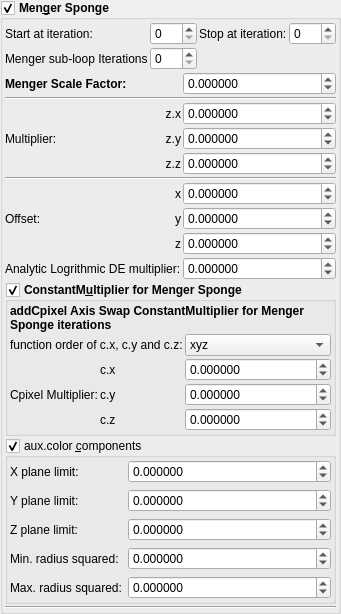
    <widget class="MyGroupBox" name="groupCheck_transf_function_enabled">
     <property name="font">
      <font>
       <weight>75</weight>
       <bold>true</bold>
      </font>
     </property>
     <property name="toolTip">
      <string/>
     </property>
     <property name="title">
      <string>Men&amp;ger Sponge</string>
     </property>
     <property name="checkable">
      <bool>true</bool>
     </property>
     <layout class="QVBoxLayout" name="verticalLayout_29" stretch="0,0,0,0,0">
      <property name="spacing">
       <number>2</number>
      </property>
      <property name="leftMargin">
       <number>2</number>
      </property>
      <property name="topMargin">
       <number>2</number>
      </property>
      <property name="rightMargin">
       <number>2</number>
      </property>
      <property name="bottomMargin">
       <number>2</number>
      </property>
      <item>
       <layout class="QGridLayout" name="gridLayout_14">
        <item row="0" column="1">
         <widget class="MySpinBox" name="spinboxInt_transf_start_iterations_M">
          <property name="sizePolicy">
           <sizepolicy hsizetype="Minimum" vsizetype="Maximum">
            <horstretch>0</horstretch>
            <verstretch>0</verstretch>
           </sizepolicy>
          </property>
          <property name="font">
           <font>
            <weight>50</weight>
            <bold>false</bold>
           </font>
          </property>
          <property name="maximum">
           <number>250</number>
          </property>
         </widget>
        </item>
        <item row="0" column="0">
         <widget class="QLabel" name="label_67">
          <property name="font">
           <font>
            <weight>50</weight>
            <bold>false</bold>
           </font>
          </property>
          <property name="text">
           <string>Start at iteration:</string>
          </property>
         </widget>
        </item>
        <item row="0" column="3">
         <widget class="MySpinBox" name="spinboxInt_transf_stop_iterations_M">
          <property name="sizePolicy">
           <sizepolicy hsizetype="Minimum" vsizetype="Maximum">
            <horstretch>0</horstretch>
            <verstretch>0</verstretch>
           </sizepolicy>
          </property>
          <property name="font">
           <font>
            <weight>50</weight>
            <bold>false</bold>
           </font>
          </property>
          <property name="maximum">
           <number>250</number>
          </property>
         </widget>
        </item>
        <item row="0" column="2">
         <widget class="QLabel" name="label_252">
          <property name="font">
           <font>
            <weight>50</weight>
            <bold>false</bold>
           </font>
          </property>
          <property name="text">
           <string>Stop at iteration:</string>
          </property>
         </widget>
        </item>
        <item row="1" column="0">
         <widget class="QLabel" name="label_92">
          <property name="font">
           <font>
            <weight>50</weight>
            <bold>false</bold>
           </font>
          </property>
          <property name="text">
           <string>Menger sub-loop Iterations</string>
          </property>
         </widget>
        </item>
        <item row="1" column="1">
         <widget class="MySpinBox" name="spinboxInt_transf_int_1">
          <property name="sizePolicy">
           <sizepolicy hsizetype="Minimum" vsizetype="Maximum">
            <horstretch>0</horstretch>
            <verstretch>0</verstretch>
           </sizepolicy>
          </property>
          <property name="font">
           <font>
            <weight>50</weight>
            <bold>false</bold>
           </font>
          </property>
          <property name="maximum">
           <number>250</number>
          </property>
         </widget>
        </item>
       </layout>
      </item>
      <item>
       <layout class="QGridLayout" name="gridLayout_63" columnstretch="0,0,0,1">
        <property name="spacing">
         <number>2</number>
        </property>
        <item row="0" column="1" colspan="2">
         <widget class="QLabel" name="label_64">
          <property name="text">
           <string>Menger Scale Factor:</string>
          </property>
         </widget>
        </item>
        <item row="3" column="3">
         <widget class="MyDoubleSpinBox" name="spinbox3_transf_constant_multiplierA_111_y">
          <property name="sizePolicy">
           <sizepolicy hsizetype="Minimum" vsizetype="Maximum">
            <horstretch>0</horstretch>
            <verstretch>0</verstretch>
           </sizepolicy>
          </property>
          <property name="font">
           <font>
            <weight>50</weight>
            <bold>false</bold>
           </font>
          </property>
          <property name="prefix">
           <string/>
          </property>
          <property name="suffix">
           <string/>
          </property>
          <property name="decimals">
           <number>6</number>
          </property>
          <property name="minimum">
           <double>-99.989999999999995</double>
          </property>
          <property name="maximum">
           <double>99.989999999999995</double>
          </property>
          <property name="singleStep">
           <double>0.100000000000000</double>
          </property>
         </widget>
        </item>
        <item row="5" column="1" colspan="3">
         <widget class="Line" name="line_56">
          <property name="orientation">
           <enum>Qt::Horizontal</enum>
          </property>
         </widget>
        </item>
        <item row="2" column="2">
         <widget class="QLabel" name="label_93">
          <property name="font">
           <font>
            <weight>50</weight>
            <bold>false</bold>
           </font>
          </property>
          <property name="text">
           <string notr="true">z.x</string>
          </property>
          <property name="alignment">
           <set>Qt::AlignRight|Qt::AlignTrailing|Qt::AlignVCenter</set>
          </property>
          <property name="wordWrap">
           <bool>true</bool>
          </property>
         </widget>
        </item>
        <item row="4" column="3">
         <widget class="MyDoubleSpinBox" name="spinbox3_transf_constant_multiplierA_111_z">
          <property name="sizePolicy">
           <sizepolicy hsizetype="Minimum" vsizetype="Maximum">
            <horstretch>0</horstretch>
            <verstretch>0</verstretch>
           </sizepolicy>
          </property>
          <property name="font">
           <font>
            <weight>50</weight>
            <bold>false</bold>
           </font>
          </property>
          <property name="prefix">
           <string/>
          </property>
          <property name="suffix">
           <string/>
          </property>
          <property name="decimals">
           <number>6</number>
          </property>
          <property name="minimum">
           <double>-99.989999999999995</double>
          </property>
          <property name="maximum">
           <double>99.989999999999995</double>
          </property>
          <property name="singleStep">
           <double>0.100000000000000</double>
          </property>
         </widget>
        </item>
        <item row="2" column="1" rowspan="3">
         <widget class="QLabel" name="label_91">
          <property name="font">
           <font>
            <weight>50</weight>
            <bold>false</bold>
           </font>
          </property>
          <property name="text">
           <string>Multiplier:</string>
          </property>
         </widget>
        </item>
        <item row="6" column="2">
         <widget class="QLabel" name="label_118">
          <property name="font">
           <font>
            <weight>50</weight>
            <bold>false</bold>
           </font>
          </property>
          <property name="text">
           <string notr="true">x</string>
          </property>
          <property name="alignment">
           <set>Qt::AlignRight|Qt::AlignTrailing|Qt::AlignVCenter</set>
          </property>
         </widget>
        </item>
        <item row="1" column="1" colspan="3">
         <widget class="Line" name="line_55">
          <property name="orientation">
           <enum>Qt::Horizontal</enum>
          </property>
         </widget>
        </item>
        <item row="9" column="3">
         <widget class="MyDoubleSpinBox" name="spinbox_transf_scaleA_1">
          <property name="sizePolicy">
           <sizepolicy hsizetype="Minimum" vsizetype="Maximum">
            <horstretch>0</horstretch>
            <verstretch>0</verstretch>
           </sizepolicy>
          </property>
          <property name="font">
           <font>
            <weight>50</weight>
            <bold>false</bold>
           </font>
          </property>
          <property name="prefix">
           <string/>
          </property>
          <property name="suffix">
           <string/>
          </property>
          <property name="decimals">
           <number>6</number>
          </property>
          <property name="minimum">
           <double>-99.989999999999995</double>
          </property>
          <property name="maximum">
           <double>99.989999999999995</double>
          </property>
          <property name="singleStep">
           <double>0.100000000000000</double>
          </property>
         </widget>
        </item>
        <item row="7" column="2">
         <widget class="QLabel" name="label_119">
          <property name="font">
           <font>
            <weight>50</weight>
            <bold>false</bold>
           </font>
          </property>
          <property name="text">
           <string notr="true">y</string>
          </property>
          <property name="alignment">
           <set>Qt::AlignRight|Qt::AlignTrailing|Qt::AlignVCenter</set>
          </property>
         </widget>
        </item>
        <item row="8" column="3">
         <widget class="MyDoubleSpinBox" name="spinbox3_transf_addition_constantA_000_z">
          <property name="sizePolicy">
           <sizepolicy hsizetype="Minimum" vsizetype="Maximum">
            <horstretch>0</horstretch>
            <verstretch>0</verstretch>
           </sizepolicy>
          </property>
          <property name="font">
           <font>
            <weight>50</weight>
            <bold>false</bold>
           </font>
          </property>
          <property name="prefix">
           <string/>
          </property>
          <property name="suffix">
           <string/>
          </property>
          <property name="decimals">
           <number>6</number>
          </property>
          <property name="minimum">
           <double>-99.989999999999995</double>
          </property>
          <property name="maximum">
           <double>99.989999999999995</double>
          </property>
          <property name="singleStep">
           <double>0.100000000000000</double>
          </property>
         </widget>
        </item>
        <item row="6" column="3">
         <widget class="MyDoubleSpinBox" name="spinbox3_transf_addition_constantA_000_x">
          <property name="sizePolicy">
           <sizepolicy hsizetype="Minimum" vsizetype="Maximum">
            <horstretch>0</horstretch>
            <verstretch>0</verstretch>
           </sizepolicy>
          </property>
          <property name="font">
           <font>
            <weight>50</weight>
            <bold>false</bold>
           </font>
          </property>
          <property name="prefix">
           <string/>
          </property>
          <property name="suffix">
           <string/>
          </property>
          <property name="decimals">
           <number>6</number>
          </property>
          <property name="minimum">
           <double>-99.989999999999995</double>
          </property>
          <property name="maximum">
           <double>99.989999999999995</double>
          </property>
          <property name="singleStep">
           <double>0.100000000000000</double>
          </property>
         </widget>
        </item>
        <item row="7" column="3">
         <widget class="MyDoubleSpinBox" name="spinbox3_transf_addition_constantA_000_y">
          <property name="sizePolicy">
           <sizepolicy hsizetype="Minimum" vsizetype="Maximum">
            <horstretch>0</horstretch>
            <verstretch>0</verstretch>
           </sizepolicy>
          </property>
          <property name="font">
           <font>
            <weight>50</weight>
            <bold>false</bold>
           </font>
          </property>
          <property name="prefix">
           <string/>
          </property>
          <property name="suffix">
           <string/>
          </property>
          <property name="decimals">
           <number>6</number>
          </property>
          <property name="minimum">
           <double>-99.989999999999995</double>
          </property>
          <property name="maximum">
           <double>99.989999999999995</double>
          </property>
          <property name="singleStep">
           <double>0.100000000000000</double>
          </property>
         </widget>
        </item>
        <item row="8" column="2">
         <widget class="QLabel" name="label_120">
          <property name="font">
           <font>
            <weight>50</weight>
            <bold>false</bold>
           </font>
          </property>
          <property name="text">
           <string notr="true">z</string>
          </property>
          <property name="alignment">
           <set>Qt::AlignRight|Qt::AlignTrailing|Qt::AlignVCenter</set>
          </property>
         </widget>
        </item>
        <item row="0" column="3">
         <widget class="MyDoubleSpinBox" name="spinbox_transf_scale_3">
          <property name="sizePolicy">
           <sizepolicy hsizetype="Minimum" vsizetype="Maximum">
            <horstretch>0</horstretch>
            <verstretch>0</verstretch>
           </sizepolicy>
          </property>
          <property name="font">
           <font>
            <weight>50</weight>
            <bold>false</bold>
           </font>
          </property>
          <property name="prefix">
           <string/>
          </property>
          <property name="suffix">
           <string/>
          </property>
          <property name="decimals">
           <number>6</number>
          </property>
          <property name="minimum">
           <double>-99.989999999999995</double>
          </property>
          <property name="maximum">
           <double>99.989999999999995</double>
          </property>
          <property name="singleStep">
           <double>0.100000000000000</double>
          </property>
         </widget>
        </item>
        <item row="4" column="2">
         <widget class="QLabel" name="label_98">
          <property name="font">
           <font>
            <weight>50</weight>
            <bold>false</bold>
           </font>
          </property>
          <property name="text">
           <string notr="true">z.z</string>
          </property>
          <property name="alignment">
           <set>Qt::AlignRight|Qt::AlignTrailing|Qt::AlignVCenter</set>
          </property>
         </widget>
        </item>
        <item row="2" column="3">
         <widget class="MyDoubleSpinBox" name="spinbox3_transf_constant_multiplierA_111_x">
          <property name="sizePolicy">
           <sizepolicy hsizetype="Minimum" vsizetype="Maximum">
            <horstretch>0</horstretch>
            <verstretch>0</verstretch>
           </sizepolicy>
          </property>
          <property name="font">
           <font>
            <weight>50</weight>
            <bold>false</bold>
           </font>
          </property>
          <property name="prefix">
           <string/>
          </property>
          <property name="suffix">
           <string/>
          </property>
          <property name="decimals">
           <number>6</number>
          </property>
          <property name="minimum">
           <double>-99.989999999999995</double>
          </property>
          <property name="maximum">
           <double>99.989999999999995</double>
          </property>
          <property name="singleStep">
           <double>0.100000000000000</double>
          </property>
         </widget>
        </item>
        <item row="6" column="1" rowspan="3">
         <widget class="QLabel" name="label_255">
          <property name="font">
           <font>
            <weight>50</weight>
            <bold>false</bold>
           </font>
          </property>
          <property name="text">
           <string>Offset:</string>
          </property>
         </widget>
        </item>
        <item row="3" column="2">
         <widget class="QLabel" name="label_90">
          <property name="font">
           <font>
            <weight>50</weight>
            <bold>false</bold>
           </font>
          </property>
          <property name="text">
           <string notr="true">z.y</string>
          </property>
          <property name="alignment">
           <set>Qt::AlignRight|Qt::AlignTrailing|Qt::AlignVCenter</set>
          </property>
         </widget>
        </item>
        <item row="9" column="1" colspan="2">
         <widget class="QLabel" name="label_176">
          <property name="font">
           <font>
            <weight>50</weight>
            <bold>false</bold>
           </font>
          </property>
          <property name="text">
           <string>Analytic Logrithmic DE multiplier:</string>
          </property>
         </widget>
        </item>
       </layout>
      </item>
      <item>
       <widget class="MyGroupBox" name="groupCheck_transf_function_enabledx_false">
        <property name="toolTip">
         <string>&lt;html&gt;&lt;head/&gt;&lt;body&gt;&lt;p&gt;Cpixel is CVector3 c = ( c.x, c.y, c.z). It is each original point (pixel) in 3D space where the iteration starts from, ( c = original z for each point .) It is commonly found in formula structures z = f(z) + c.&lt;/p&gt;&lt;p&gt;The Cpixel multiplier effectively scales this point &amp;quot;c&amp;quot;.&lt;/p&gt;&lt;p&gt;This transform allows the swapping of the order of the &amp;quot;CVector3 c&amp;quot; components before being multiplied by &amp;quot;CVector3 z&amp;quot; components.&lt;/p&gt;&lt;/body&gt;&lt;/html&gt;</string>
        </property>
        <property name="title">
         <string>ConstantM&amp;ultiplier for Menger Sponge</string>
        </property>
        <property name="checkable">
         <bool>true</bool>
        </property>
        <layout class="QVBoxLayout" name="verticalLayout_52">
         <property name="spacing">
          <number>2</number>
         </property>
         <property name="leftMargin">
          <number>2</number>
         </property>
         <property name="topMargin">
          <number>2</number>
         </property>
         <property name="rightMargin">
          <number>2</number>
         </property>
         <property name="bottomMargin">
          <number>2</number>
         </property>
         <item>
          <widget class="QLabel" name="label">
           <property name="text">
            <string>addCpixel Axis Swap ConstantMultiplier for Menger Sponge iterations</string>
           </property>
           <property name="wordWrap">
            <bool>true</bool>
           </property>
          </widget>
         </item>
         <item>
          <layout class="QGridLayout" name="gridLayout_26" columnstretch="0,0,1">
           <property name="spacing">
            <number>2</number>
           </property>
           <item row="0" column="0" colspan="2">
            <widget class="QLabel" name="label_2">
             <property name="font">
              <font>
               <weight>50</weight>
               <bold>false</bold>
              </font>
             </property>
             <property name="text">
              <string>function order of c.x, c.y and c.z:</string>
             </property>
            </widget>
           </item>
           <item row="1" column="2">
            <widget class="MyDoubleSpinBox" name="spinbox3_transf_constant_multiplierB_111_x">
             <property name="sizePolicy">
              <sizepolicy hsizetype="Minimum" vsizetype="Maximum">
               <horstretch>0</horstretch>
               <verstretch>0</verstretch>
              </sizepolicy>
             </property>
             <property name="font">
              <font>
               <weight>50</weight>
               <bold>false</bold>
              </font>
             </property>
             <property name="prefix">
              <string/>
             </property>
             <property name="suffix">
              <string/>
             </property>
             <property name="decimals">
              <number>6</number>
             </property>
             <property name="minimum">
              <double>-99.989999999999995</double>
             </property>
             <property name="maximum">
              <double>99.989999999999995</double>
             </property>
             <property name="singleStep">
              <double>0.100000000000000</double>
             </property>
            </widget>
           </item>
           <item row="1" column="1">
            <widget class="QLabel" name="label_112">
             <property name="font">
              <font>
               <weight>50</weight>
               <bold>false</bold>
              </font>
             </property>
             <property name="text">
              <string notr="true">c.x</string>
             </property>
            </widget>
           </item>
           <item row="2" column="2">
            <widget class="MyDoubleSpinBox" name="spinbox3_transf_constant_multiplierB_111_y">
             <property name="sizePolicy">
              <sizepolicy hsizetype="Minimum" vsizetype="Maximum">
               <horstretch>0</horstretch>
               <verstretch>0</verstretch>
              </sizepolicy>
             </property>
             <property name="font">
              <font>
               <weight>50</weight>
               <bold>false</bold>
              </font>
             </property>
             <property name="prefix">
              <string/>
             </property>
             <property name="suffix">
              <string/>
             </property>
             <property name="decimals">
              <number>6</number>
             </property>
             <property name="minimum">
              <double>-99.989999999999995</double>
             </property>
             <property name="maximum">
              <double>99.989999999999995</double>
             </property>
             <property name="singleStep">
              <double>0.100000000000000</double>
             </property>
            </widget>
           </item>
           <item row="3" column="2">
            <widget class="MyDoubleSpinBox" name="spinbox3_transf_constant_multiplierB_111_z">
             <property name="sizePolicy">
              <sizepolicy hsizetype="Minimum" vsizetype="Maximum">
               <horstretch>0</horstretch>
               <verstretch>0</verstretch>
              </sizepolicy>
             </property>
             <property name="font">
              <font>
               <weight>50</weight>
               <bold>false</bold>
              </font>
             </property>
             <property name="prefix">
              <string/>
             </property>
             <property name="suffix">
              <string/>
             </property>
             <property name="decimals">
              <number>6</number>
             </property>
             <property name="minimum">
              <double>-99.989999999999995</double>
             </property>
             <property name="maximum">
              <double>99.989999999999995</double>
             </property>
             <property name="singleStep">
              <double>0.100000000000000</double>
             </property>
            </widget>
           </item>
           <item row="0" column="2">
            <widget class="QComboBox" name="comboBox_mandelbulbMulti_order_of_xyz_2">
             <property name="font">
              <font>
               <weight>50</weight>
               <bold>false</bold>
              </font>
             </property>
             <item>
              <property name="text">
               <string notr="true">xyz</string>
              </property>
             </item>
             <item>
              <property name="text">
               <string notr="true">xzy</string>
              </property>
             </item>
             <item>
              <property name="text">
               <string notr="true">yxz</string>
              </property>
             </item>
             <item>
              <property name="text">
               <string notr="true">yzx</string>
              </property>
             </item>
             <item>
              <property name="text">
               <string notr="true">zxy</string>
              </property>
             </item>
             <item>
              <property name="text">
               <string notr="true">zyx</string>
              </property>
             </item>
            </widget>
           </item>
           <item row="2" column="1">
            <widget class="QLabel" name="label_113">
             <property name="font">
              <font>
               <weight>50</weight>
               <bold>false</bold>
              </font>
             </property>
             <property name="text">
              <string notr="true">c.y</string>
             </property>
            </widget>
           </item>
           <item row="2" column="0">
            <widget class="QLabel" name="label_114">
             <property name="font">
              <font>
               <weight>50</weight>
               <bold>false</bold>
              </font>
             </property>
             <property name="text">
              <string>Cpixel Multiplier:</string>
             </property>
            </widget>
           </item>
           <item row="3" column="1">
            <widget class="QLabel" name="label_121">
             <property name="font">
              <font>
               <weight>50</weight>
               <bold>false</bold>
              </font>
             </property>
             <property name="text">
              <string notr="true">c.z</string>
             </property>
            </widget>
           </item>
          </layout>
         </item>
        </layout>
       </widget>
      </item>
      <item>
       <widget class="MyGroupBox" name="groupCheck_fold_color_aux_color_enabled">
        <property name="font">
         <font>
          <weight>50</weight>
          <bold>false</bold>
         </font>
        </property>
        <property name="title">
         <string>aux.color &amp;components</string>
        </property>
        <property name="checkable">
         <bool>true</bool>
        </property>
        <layout class="QVBoxLayout" name="verticalLayout_11">
         <property name="leftMargin">
          <number>2</number>
         </property>
         <property name="topMargin">
          <number>2</number>
         </property>
         <property name="rightMargin">
          <number>2</number>
         </property>
         <property name="bottomMargin">
          <number>2</number>
         </property>
         <item>
          <layout class="QGridLayout" name="gridLayout_20" columnstretch="0,1">
           <item row="1" column="0">
            <widget class="QLabel" name="label_29">
             <property name="text">
              <string>X plane limit:</string>
             </property>
            </widget>
           </item>
           <item row="4" column="1">
            <widget class="MyDoubleSpinBox" name="spinbox_mandelbox_color_Sp1">
             <property name="sizePolicy">
              <sizepolicy hsizetype="Minimum" vsizetype="Maximum">
               <horstretch>0</horstretch>
               <verstretch>0</verstretch>
              </sizepolicy>
             </property>
             <property name="prefix">
              <string/>
             </property>
             <property name="decimals">
              <number>6</number>
             </property>
             <property name="minimum">
              <double>-99.989999999999995</double>
             </property>
             <property name="singleStep">
              <double>0.100000000000000</double>
             </property>
            </widget>
           </item>
           <item row="3" column="1">
            <widget class="MyDoubleSpinBox" name="spinbox3_mandelbox_color_z">
             <property name="sizePolicy">
              <sizepolicy hsizetype="Minimum" vsizetype="Maximum">
               <horstretch>0</horstretch>
               <verstretch>0</verstretch>
              </sizepolicy>
             </property>
             <property name="prefix">
              <string/>
             </property>
             <property name="suffix">
              <string/>
             </property>
             <property name="decimals">
              <number>6</number>
             </property>
             <property name="minimum">
              <double>-99.989999999999995</double>
             </property>
             <property name="maximum">
              <double>99.989999999999995</double>
             </property>
             <property name="singleStep">
              <double>0.100000000000000</double>
             </property>
            </widget>
           </item>
           <item row="2" column="1">
            <widget class="MyDoubleSpinBox" name="spinbox3_mandelbox_color_y">
             <property name="sizePolicy">
              <sizepolicy hsizetype="Minimum" vsizetype="Maximum">
               <horstretch>0</horstretch>
               <verstretch>0</verstretch>
              </sizepolicy>
             </property>
             <property name="prefix">
              <string/>
             </property>
             <property name="suffix">
              <string/>
             </property>
             <property name="decimals">
              <number>6</number>
             </property>
             <property name="minimum">
              <double>-99.989999999999995</double>
             </property>
             <property name="maximum">
              <double>99.989999999999995</double>
             </property>
             <property name="singleStep">
              <double>0.100000000000000</double>
             </property>
            </widget>
           </item>
           <item row="5" column="0">
            <widget class="QLabel" name="label_37">
             <property name="text">
              <string>Max. radius squared:</string>
             </property>
            </widget>
           </item>
           <item row="4" column="0">
            <widget class="QLabel" name="label_36">
             <property name="text">
              <string>Min. radius squared:</string>
             </property>
            </widget>
           </item>
           <item row="2" column="0">
            <widget class="QLabel" name="label_35">
             <property name="text">
              <string>Y plane limit:</string>
             </property>
            </widget>
           </item>
           <item row="1" column="1">
            <widget class="MyDoubleSpinBox" name="spinbox3_mandelbox_color_x">
             <property name="sizePolicy">
              <sizepolicy hsizetype="Minimum" vsizetype="Maximum">
               <horstretch>0</horstretch>
               <verstretch>0</verstretch>
              </sizepolicy>
             </property>
             <property name="prefix">
              <string/>
             </property>
             <property name="suffix">
              <string/>
             </property>
             <property name="decimals">
              <number>6</number>
             </property>
             <property name="minimum">
              <double>-99.989999999999995</double>
             </property>
             <property name="maximum">
              <double>99.989999999999995</double>
             </property>
             <property name="singleStep">
              <double>0.100000000000000</double>
             </property>
            </widget>
           </item>
           <item row="5" column="1">
            <widget class="MyDoubleSpinBox" name="spinbox_mandelbox_color_Sp2">
             <property name="sizePolicy">
              <sizepolicy hsizetype="Minimum" vsizetype="Maximum">
               <horstretch>0</horstretch>
               <verstretch>0</verstretch>
              </sizepolicy>
             </property>
             <property name="prefix">
              <string/>
             </property>
             <property name="decimals">
              <number>6</number>
             </property>
             <property name="minimum">
              <double>-99.989999999999995</double>
             </property>
             <property name="singleStep">
              <double>0.100000000000000</double>
             </property>
            </widget>
           </item>
           <item row="3" column="0">
            <widget class="QLabel" name="label_34">
             <property name="text">
              <string>Z plane limit:</string>
             </property>
            </widget>
           </item>
          </layout>
         </item>
        </layout>
       </widget>
      </item>
      <item>
       <widget class="Line" name="line_5">
        <property name="orientation">
         <enum>Qt::Horizontal</enum>
        </property>
       </widget>
      </item>
     </layout>
    </widget>
